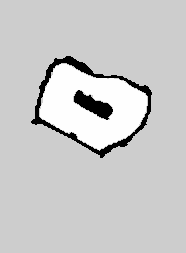
#> input picture maps/mymap.png, 186 x 253 px
$ python start_here.py
#> lines starting #> are read from the running program, lines starting #| are printed output that depends on the picture; after the words box and inside, x2 and y2 are one past the last pixel; in counts of white or black regions, pixels touching at a corner belong together
#!/usr/bin/env python3
import numpy as np
import cv2
import matplotlib.pyplot as plt
import os
from scipy.interpolate import interp1d


class find_path:
    def __init__(self,map_name,map_reso,step_size,plot_flag = True) -> None:
#> called with map_name = 'mymap.png', map_reso = 0.05, step_size = 1.6, plot_flag = True
        self.file_path = os.path.join(os.getcwd(), 'maps', map_name)
        self.reso = map_reso
        self.step_size = step_size
        self.plot_flag = plot_flag

        self.max_steps = 500
        self.outer_cont = 2
        self.inner_cont = 3

        # Read the original image
        self.img = cv2.imread(self.file_path)
#> self.img is the input picture: shape (253, 186, 3); min 0, max 254, mean 201.7
        self.img = cv2.flip(self.img,0) # flip horizontal for TUM Tool
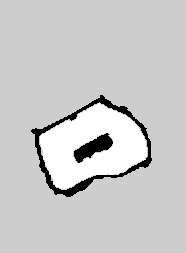
#> self.img: shape (253, 186, 3); min 0, max 254, mean 201.7

        # Convert to graycsale
        self.img_gray = cv2.cvtColor(self.img, cv2.COLOR_BGR2GRAY)

        # Blur the image for better edge detection
        self.img_blur = cv2.GaussianBlur(self.img_gray, (5,5), 0)
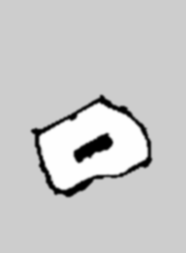
#> self.img_blur: shape (253, 186); min 0, max 254, mean 201.7

        # apply binary thresholding
        self.ret, self.thresh = cv2.threshold(self.img_blur, 127, 255, cv2.THRESH_BINARY)
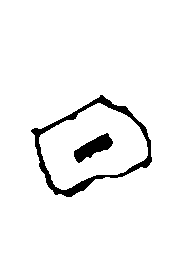
#> self.thresh: shape (253, 186); 95.4% white; 2 black regions

        # detect the contours on the binary image using cv2.CHAIN_APPROX_NONE
        self.contours, self.hierarchy = cv2.findContours(image=self.thresh, mode=cv2.RETR_TREE, method=cv2.CHAIN_APPROX_NONE)
#> self.contours = 4 contours; box (x1, y1, x2, y2) and area: (0, 0, 186, 253) 46620, (30, 94, 153, 198) 7951, (39, 103, 148, 190) 6051, (73, 132, 114, 164) 586; self.hierarchy = [[-1, -1, 1, -1], [-1, -1, 2, 0], [-1, -1, 3, 1], [-1, -1, -1, 2]]

        # Save vector
        self.cont_in = []
        self.cont_out = []
        self.midPoint = []
        self.disToWall = []

    def interp_cont(self,idx):
#> called with idx = 2
        x = np.squeeze(self.contours[idx])[:,0]
#> x = 274 values, max 147 at index 204, min 39 at index 62, mean 90.77
        y = np.squeeze(self.contours[idx])[:,1]
#> y = 274 values, max 189 at index 117, min 103 at index 0, mean 147
        points = np.array([x,y]).T
#> points = 274 pairs, first value 39 to 147, second value 103 to 189

        # Linear length along the line:
        distance = np.cumsum(np.sqrt(np.sum(np.diff(points, axis=0)**2, axis=1)))
#> distance = 273 values from 1.41 to 320.2
        distance = np.insert(distance, 0, 0)/distance[-1]
#> distance = 274 values from 0 to 1

        # Interpolation for different methods:
        interpolations_methods = ['slinear', 'quadratic', 'cubic']
        alpha = np.linspace(0, 1, 5)

        interpolator =  interp1d(distance, points, kind=interpolations_methods[2], axis=0)
        return interpolator(alpha)

    def plot_map_contours(self):
        ax = plt.subplot(1,1,1)
        ax.imshow(self.img,cmap='Greys')
        for idx in np.arange(0,len(self.contours)):
            cont = np.squeeze(self.contours[idx])
            xDat = cont[:,0]
            yDat = cont[:,1]
            ax.plot(xDat,yDat,label=str(idx))
        ax.legend()
        plt.title('Map + Contours')
        plt.xlabel('x, in px')
        plt.ylabel('y, in px')
        plt.show()

    def my_interpolation(self,vec,increase_num):
        x_vec = np.linspace(0,1,len(vec))
        x_vec_new = np.linspace(0,1,len(vec)*increase_num)
        f =interp1d(x_vec, vec,kind='cubic')

        new_vec = f(x_vec_new)

        return new_vec

    def calc_path(self):
        self.cont_out = self.interp_cont(self.outer_cont)*self.reso
#> self.cont_out = [[4.85, 5.15], [1.95, 7.13], [4.02, 9.03], [7.35, 7.64], [4.9, 5.15]]
        self.cont_in = self.interp_cont(self.inner_cont)*self.reso
#> self.cont_in = [[5.25, 6.65], [5.2, 7.5], [4.08, 8.07], [4.03, 7.26], [5.2, 6.65]]


        faktor = 20
        # inner
        inner_x = self.cont_in[:,0]
#> inner_x = [5.25, 5.2, 4.08, 4.03, 5.2]
        inner_y = self.cont_in[:,1]
#> inner_y = [6.65, 7.5, 8.07, 7.26, 6.65]
        inner_x_new = self.my_interpolation(inner_x,faktor)
#> in my_interpolation, `x_vec = np.linspace(0,1,len(vec))`: x_vec = [0, 0.25, 0.5, 0.75, 1]
#> in my_interpolation, `x_vec_new = np.linspace(0,1,len(vec)*increase_num)`: x_vec_new = 100 values from 0 to 1
#> in my_interpolation, `new_vec = f(x_vec_new)`: new_vec = 100 values, max 5.53 at index 11, min 3.88 at index 63, mean 4.63
#> inner_x_new has the same summary as new_vec in my_interpolation
        inner_y_new = self.my_interpolation(inner_y,faktor)
#> inner_y_new = 100 values, max 8.08 at index 48, min 6.64 at index 96, mean 7.37
        # outer
        outer_x = self.cont_out[:,0]
#> outer_x = [4.85, 1.95, 4.02, 7.35, 4.9]
        outer_y = self.cont_out[:,1]
#> outer_y = [5.15, 7.13, 9.03, 7.64, 5.15]
        outer_x_new = self.my_interpolation(outer_x,faktor)
#> outer_x_new = 100 values, max 7.59 at index 81, min 1.95 at index 24, mean 4.58
        outer_y_new = self.my_interpolation(outer_y,faktor)
#> outer_y_new = 100 values, max 9.04 at index 51, min 5.15 at index 0, mean 7.27

        #
        ax2 = plt.subplot(1,1,1)
        ax2.plot(inner_x_new,inner_y_new,marker='x')
        ax2.plot(outer_x_new,outer_y_new,marker='x')
        plt.show()

        self.cont_in = np.zeros((len(outer_y_new),2))
#> self.cont_in = 100 pairs, first value 0 to 0, second value 0 to 0
        self.cont_in[:,0] = inner_x_new
        self.cont_in[:,1] = inner_y_new

        self.cont_out = np.zeros((len(outer_y_new),2))
#> self.cont_out = 100 pairs, first value 0 to 0, second value 0 to 0
        self.cont_out[:,0] = outer_x_new
        self.cont_out[:,1] = outer_y_new

        # [10 lines of commented-out code are left out]
        idx_out = 0
        idx_in = np.linalg.norm(self.cont_out[idx_out] - self.cont_in, axis=1).argmin()
#> idx_in = 95
        trans_line = self.calc_line_out_in(idx_in,idx_out)
#> trans_line = [[4.85, 5.15], [4.94, 6.64]]
        middle_point, dis_to_wall, new_point, normal_dir = self.calc_midPoint_normal(trans_line)
#> in calc_midPoint_normal, `dx = line[1,0] - line[0,0]`: dx = 0.092
#> in calc_midPoint_normal, `dy = line[1,1] - line[0,1]`: dy = 1.49
#> in calc_midPoint_normal, `dis_to_wall = np.linalg.norm([dx/2,dy/2])`: dis_to_wall = 0.747
#> in calc_midPoint_normal, `nx = -dy/np.linalg.norm([dx,dy])`: nx = -0.998
#> in calc_midPoint_normal, `ny = dx/np.linalg.norm([dx,dy])`: ny = 0.0616
#> in calc_midPoint_normal, `new_point = middle_point + np.array([nx,ny])*self.step_size`: new_point = [3.3, 5.99]
#> in calc_midPoint_normal, `normal_dir = np.array([middle_point,new_point])`: normal_dir = [[4.9, 5.9], [3.3, 5.99]]
#> middle_point = [4.9, 5.9]; dis_to_wall = 0.747; new_point = [3.3, 5.99]; normal_dir = [[4.9, 5.9], [3.3, 5.99]]

        # Save Stuff
        self.midPoint = middle_point
#> self.midPoint = [4.9, 5.9]
        self.disToWall = dis_to_wall
#> self.disToWall = 0.747

        if self.plot_flag == True:
            self.plot_map_contours() # Show map with all contours
#> the loop in plot_map_contours, `for idx in np.arange(0,len(self.contours)):` made 4 passes

            # New plot
            ax = plt.subplot(1,1,1)
            ax.plot(self.cont_out[:,0],self.cont_out[:,1 ],label='outer',color='green')
            ax.plot(self.cont_in[:,0],self.cont_in[:,1],label='inner',color='blue')

            # Add to plot each step
            ax.plot(trans_line[:,0],trans_line[:,1],color='red')
            ax.scatter(middle_point[0],middle_point[1],marker='x',color='black')
            ax.plot(normal_dir[:,0],normal_dir[:,1],color='orange')

        idx_out_old = idx_out
        for idx in np.arange(0,self.max_steps):
            idx_out = np.linalg.norm(new_point - self.cont_out,axis=1).argmin()
            idx_in = np.linalg.norm(new_point - self.cont_in,axis=1).argmin()

            # Check stopping condition
            if idx_out_old > idx_out:
                print("Break Index: ", idx)
                break
            idx_out_old = idx_out

            trans_line = self.calc_line_out_in(idx_in,idx_out)
            middle_point, dis_to_wall, new_point, normal_dir = self.calc_midPoint_normal(trans_line)

            # Save Stuff
            self.midPoint = np.vstack((self.midPoint,middle_point))
            self.disToWall = np.vstack((self.disToWall,dis_to_wall))


            if self.plot_flag == True:
                # Add to plot each step
                ax.plot(trans_line[:,0],trans_line[:,1],color='red')
                ax.scatter(middle_point[0],middle_point[1],marker='x',color='black')
                ax.plot(normal_dir[:,0],normal_dir[:,1],color='orange')
#> this loop made 9 passes
#> (idx_out, idx_in, idx_out_old, trans_line, dx in calc_midPoint_normal, dy in calc_midPoint_normal, dis_to_wall, nx in calc_midPoint_normal) on passes 4 to 8: (52, 45, 52, [[4.39, 9.04], [4.25, 8.07]], -0.141, -0.97, 0.49, 0.99), (63, 26, 63, [[6.08, 8.62], [5.15, 7.55]], -0.933, -1.07, 0.709, 0.754), (78, 11, 78, [[7.55, 7.25], [5.53, 6.95]], -2.02, -0.299, 1.02, 0.146), (92, 5, 92, [[6.64, 5.76], [5.45, 6.76]], -1.19, 0.996, 0.775, -0.643), (99, 96, 99, [[4.9, 5.15], [5, 6.64]], 0.104, 1.49, 0.746, -0.998)
#> after the loop, self.midPoint = [[4.9, 5.9], [3.64, 6.29], [2.95, 7.55], [3.5, 8.37], [4.32, 8.55], [5.61, 8.08], [6.54, 7.1], [6.04, 6.26], [4.95, 5.89]]

        if self.plot_flag == True:
            ax.legend()
            ax.axis('equal')
            plt.show()
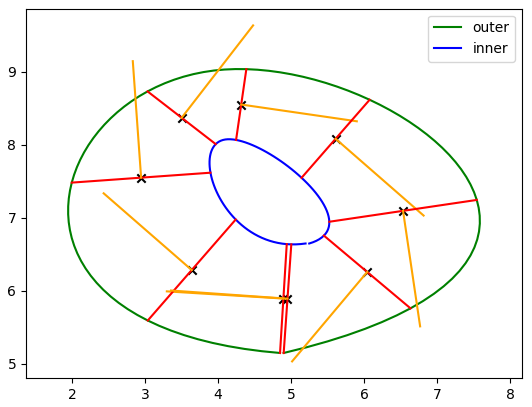
#> figure drawn by matplotlib, 1 panel

        # ----------------------------------------------------------
        # interpolation
        middle_line = self.midPoint[:-1,:]
#> middle_line = [[4.9, 5.9], [3.64, 6.29], [2.95, 7.55], [3.5, 8.37], [4.32, 8.55], [5.61, 8.08], [6.54, 7.1], [6.04, 6.26]]
        middle_line = np.vstack((middle_line[-2:-1,:],middle_line,middle_line[0:2,:]))
#> middle_line = [[6.54, 7.1], [4.9, 5.9], [3.64, 6.29], [2.95, 7.55], [3.5, 8.37], [4.32, 8.55], [5.61, 8.08], [6.54, 7.1], [6.04, 6.26], [4.9, 5.9], [3.64, 6.29]]

        num_to_increse=5
        #print(middle_line)
        middle_x = self.my_interpolation(middle_line[:,0], num_to_increse)
#> middle_x = 55 values, max 6.54 at index 38, min 2.95 at index 16, mean 4.75
        middle_y = self.my_interpolation(middle_line[:,1], num_to_increse)
#> middle_y = 55 values, max 8.57 at index 26, min 5.87 at index 7, mean 7.04
        middle_x = middle_x[num_to_increse+1:-num_to_increse-1]
#> middle_x = 43 values, max 6.54 at index 32, min 2.95 at index 10, mean 4.68
        middle_y = middle_y[num_to_increse+1:-num_to_increse-1]
#> middle_y = 43 values, max 8.57 at index 20, min 5.87 at index 1, mean 7.27


        ax3 = plt.subplot()
        ax3.plot(inner_x_new,inner_y_new)
        ax3.plot(outer_x_new,outer_y_new)
        ax3.scatter(middle_line[:,0],middle_line[:,1])
        ax3.plot(middle_x,middle_y)


        [new_inner, new_outer, dist_to_inner, dist_to_outer] = self.normal_distance(middle_x,middle_y,inner_x_new,inner_y_new,outer_x_new,outer_y_new)
#> in normal_distance, `N = len(middle_x)`: N = 43
#> in normal_distance, `new_inner = np.zeros((len(middle_x),2))`: new_inner = 43 pairs, first value 0 to 0, second value 0 to 0
#> in normal_distance, `dist_to_inner = np.zeros((len(middle_x),1))`: dist_to_inner = 43 values from 0 to 0
#> in normal_distance, `new_outer = np.zeros((len(middle_x),2))`: new_outer = 43 pairs, first value 0 to 0, second value 0 to 0
#> in normal_distance, `dist_to_outer = np.zeros((len(middle_x),1))`: dist_to_outer = 43 values from 0 to 0
#> the loop in normal_distance, `for i in range(N):` made 43 passes
#> (ind_min, ind_max, nx, ny) on passes 1 to 8: (42, 1, -0.068, 0.998), (0, 2, 0.0927, 0.996), (1, 3, 0.291, 0.957), (2, 4, 0.464, 0.886), (3, 5, 0.599, 0.801), (4, 6, 0.7, 0.715), (5, 7, 0.776, 0.631), (6, 8, 0.841, 0.541)
#> after the loop in normal_distance, `for i in range(N):`: dist_to_inner = 43 values, max 1.21 at index 35, min 0.49 at index 20, mean 0.833; dist_to_outer = 43 values, max 1.14 at index 8, min 0.461 at index 19, mean 0.742; new_inner = 43 pairs, first value 3.87 to 5.55, second value 6.64 to 8.08; new_outer = 43 pairs, first value 1.95 to 7.55, second value 5.15 to 9.04
        self.dist_to_inner = dist_to_inner
#> self.dist_to_inner has the same summary as dist_to_inner in normal_distance
        self.dist_to_outer = dist_to_outer
#> self.dist_to_outer has the same summary as dist_to_outer in normal_distance
        self.middle_x = middle_x
#> self.middle_x has the same summary as middle_x
        self.middle_y = middle_y
#> self.middle_y has the same summary as middle_y
        print(dist_to_inner)
#> (printed output is left out)


        ax3.plot(new_inner[0,:],new_inner[1,:])
        ax3.plot(new_outer[0,:],new_outer[1,:])
        ax3.set_aspect('equal', 'box')
        ax3.grid()
        plt.show()
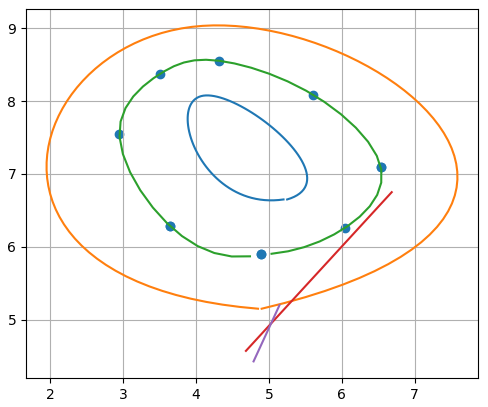
#> figure drawn by matplotlib, 1 panel


        #print(new_inner)
        fig, ax4 = plt.subplots(figsize=(6,4),dpi=400)
        ax4.plot(middle_x,middle_y)
        for i in range(len(middle_x)):
            ax4.plot([new_outer[i,0],new_inner[i,0]],[new_outer[i,1],new_inner[i,1]],color='black',linewidth=0.5)
#> this loop made 43 passes
        ax4.set_aspect('equal', 'box')
        plt.show()
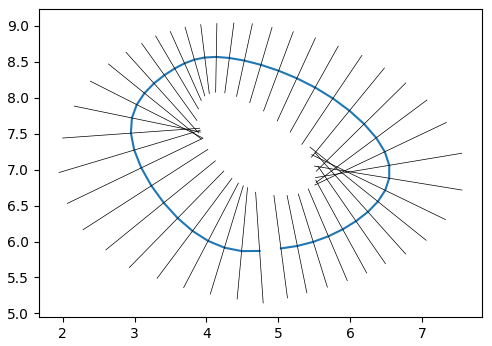
#> figure drawn by matplotlib, 1 panel


    def normal_distance(self,middle_x,middle_y,inner_x,inner_y,outer_x,outer_y):
        to_go = np.linspace(0.05,3,5000)
        list_temp = []
        N = len(middle_x)

        new_inner = np.zeros((len(middle_x),2))
        dist_to_inner = np.zeros((len(middle_x),1))
        new_outer = np.zeros((len(middle_x),2))
        dist_to_outer = np.zeros((len(middle_x),1))

        for i in range(N):
            # midpoint rule
            ind_min = (i-1)%N
            ind_max = (i+1)%N
            dx = middle_x[ind_max]-middle_x[ind_min]
            dy = middle_y[ind_max]-middle_y[ind_min]

            nx = +dy/np.sqrt(dx**2+dy**2)
            ny = -dx/np.sqrt(dx**2+dy**2)

            old = 5
            for n in to_go:
                dx = -inner_x + middle_x[i]+nx*n
                dy = -inner_y + middle_y[i]+ny*n
                ind_min_norm = np.linalg.norm(np.array([dx,dy]), axis=0).argmin()
                mindist= np.sqrt(dx[ind_min_norm]**2+dy[ind_min_norm]**2)
                if mindist>old:
                    break
                old = mindist
            new_inner[i,:]=[middle_x[i]+nx*n,middle_y[i]+ny*n]
            # print(nx,ny)
            dist_to_inner[i] = n

            old = 5
            for n in to_go:
                dx = -outer_x + middle_x[i]-nx*n
                dy = -outer_y + middle_y[i]-ny*n
                ind_min_norm = np.linalg.norm(np.array([dx,dy]), axis=0).argmin()
                mindist= np.sqrt(dx[ind_min_norm]**2+dy[ind_min_norm]**2)
                if mindist>old:
                    break
                old = mindist
            new_outer[i,:]=[middle_x[i]-nx*n,middle_y[i]-ny*n]
            dist_to_outer[i] = n


        return new_inner, new_outer, dist_to_inner, dist_to_outer

    def calc_line_out_in(self,idx_in,idx_out):
        return np.vstack((self.cont_out[idx_out],self.cont_in[idx_in]))

    def save_to_csv(self,fileName):
        #a = np.asarray((self.midPoint[:,0],self.midPoint[:,1],self.disToWall[:,0],self.disToWall[:,0]))

        a = np.asarray((self.middle_x[:],self.middle_y[:],self.dist_to_inner[:,0],self.dist_to_outer[:,0]))
        a = np.transpose(a)
        np.savetxt(fileName, a,  delimiter=',', comments="")

    def calc_midPoint_normal(self,line):
            dx = line[1,0] - line[0,0]
            dy = line[1,1] - line[0,1]

            middle_point = np.zeros(2)
            middle_point[0] = line[0,0] + dx/2
            middle_point[1] = line[0,1] + dy/2

            dis_to_wall = np.linalg.norm([dx/2,dy/2])

            new_point = np.zeros(2)
            nx = -dy/np.linalg.norm([dx,dy])
            ny = dx/np.linalg.norm([dx,dy])

            new_point = middle_point + np.array([nx,ny])*self.step_size

            normal_dir = np.array([middle_point,new_point])

            return middle_point, dis_to_wall, new_point, normal_dir

if __name__ == "__main__":
    map_to_optimize = find_path(map_name='mymap.png', map_reso=0.05, step_size= 1.6)
    # map_to_optimize.plot_map_contours()
    map_to_optimize.calc_path()

    line = map_to_optimize.midPoint
#> line has the same summary as self.midPoint in calc_path

    x = line[:,0]
#> x = [4.9, 3.64, 2.95, 3.5, 4.32, 5.61, 6.54, 6.04, 4.95]
    y = line[:,1]
#> y = [5.9, 6.29, 7.55, 8.37, 8.55, 8.08, 7.1, 6.26, 5.89]
    points = np.array([x,y]).T
#> points has the same summary as self.midPoint in calc_path

    # Linear length along the line:
    distance = np.cumsum(np.sqrt(np.sum(np.diff(points, axis=0)**2, axis=1)))
#> distance = [1.32, 2.76, 3.75, 4.58, 5.96, 7.31, 8.28, 9.44]
    distance = np.insert(distance, 0, 0)/distance[-1]
#> distance = [0, 0.139, 0.292, 0.397, 0.486, 0.632, 0.775, 0.878, 1]

    # Interpolation for different methods:
    interpolations_methods = ['slinear', 'quadratic', 'cubic']
    alpha = np.linspace(0, 1, 500)

    interpolator = interp1d(distance, points, kind='cubic', axis=0)

    line_intp = interpolator(alpha)
#> line_intp = 500 pairs, first value 2.94 to 6.54, second value 5.87 to 8.56

    ax = plt.subplot(1,1,1)
    ax.imshow(map_to_optimize.img,cmap='Greys')
    ax.plot(x,y)
    ax.plot(line_intp[:,0], line_intp[:,1])
    ax.legend()
    plt.title('Map + Contours')
    plt.xlabel('x, in px')
    plt.ylabel('y, in px')
    plt.show()
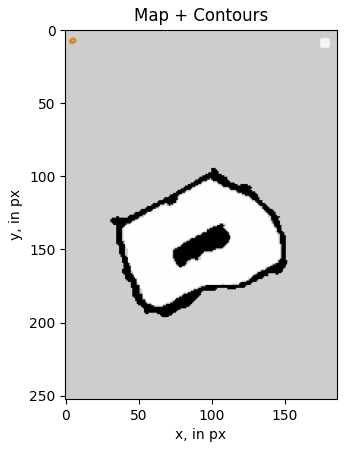
#> figure drawn by matplotlib, 1 panel


    map_to_optimize.save_to_csv(os.path.join('output','foo.csv'))
#> in save_to_csv, `a = np.transpose(a)`: a = 43 rows, first 6: [4.74, 5.87, 0.818, 0.726], [4.49, 5.87, 0.887, 0.671], [4.25, 5.91, 0.9, 0.676], [4.02, 6.01, 0.907, 0.733], [3.81, 6.15, 0.914, 0.822], [3.6, 6.33, 0.917, 0.962]
